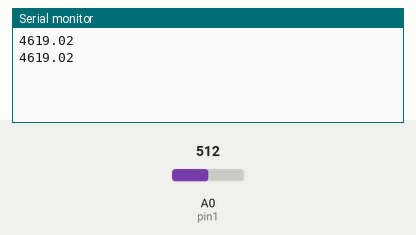
This sketch was run on a simulated Arduino Uno, built with avr-gcc and run on an emulated ATmega328P. Parts: the last lines printed to the serial monitor. The inputs (shaded band) are chosen by the test bench; at power-on: A0 (pin1) = 512.

Above: at 1.8 s.
1.9 s: A0 (pin1) set to 716
At 2.8 s:
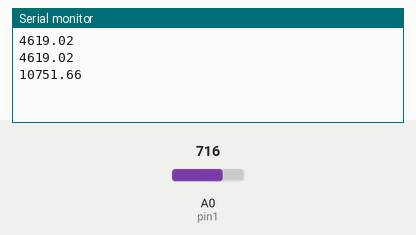
3.4 s: A0 (pin1) set to 900
At 4.8 s:
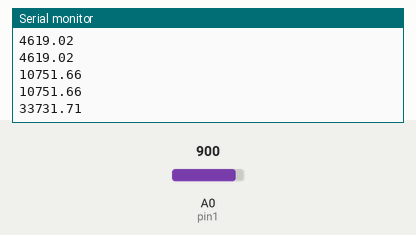
Timing chart, 0 to 6.4 s (numbered marks = the images above; inputs shaded):
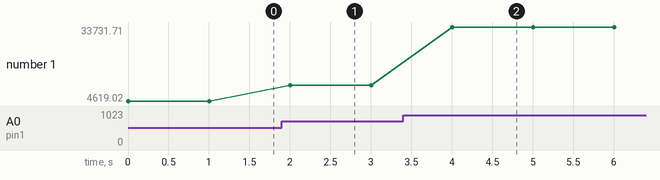

The sketch:

Control.ino
```cpp
// (licence header left out)
const int pin1 = A0;
const float r1 = 4610;  /* measured */

/*
 reads voltage from the analog input (pin) and returns
 resistance of register connected between the pin and GND
 provided that another fixed register connects between the pin
 and Vcc

 returns -1 for infinity
 */
float readResistance(int pin, float r)
{
	int sensorValue = analogRead(pin);
	if (sensorValue >= 1023) return -1;
	return r * (float) sensorValue / (float) (1023 - sensorValue);
}

void setup() {
  Serial.begin(9600);
}

void loop() {
  Serial.println(readResistance(pin1, r1));
  /* Measured Shown (Ohm)      */
  /* 215      187.59           */
  /* 968      931.75 or 938.27 */
  delay(1000);
}
```

Measured:
- after the input at 1.9 s, the serial monitor: prints a new line after 0.10 s (image 1)
- after the input at 3.4 s, the serial monitor: prints a new line after 0.60 s (image 2)
- plotted number 1: 4619.02 → 10751.66 after the input at 1.9 s, 10751.66 → 33731.71 after the input at 3.4 s
